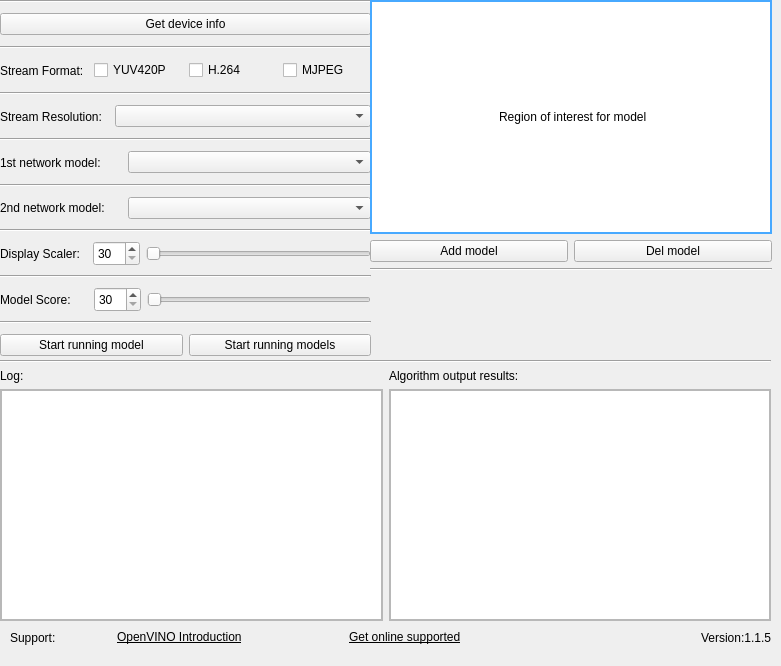
<?xml version="1.0" encoding="UTF-8"?>
<ui version="4.0">
 <class>Widget</class>
 <widget class="QWidget" name="Widget">
  <property name="geometry">
   <rect>
    <x>0</x>
    <y>0</y>
    <width>781</width>
    <height>666</height>
   </rect>
  </property>
  <property name="minimumSize">
   <size>
    <width>781</width>
    <height>666</height>
   </size>
  </property>
  <property name="maximumSize">
   <size>
    <width>10000</width>
    <height>10000</height>
   </size>
  </property>
  <property name="windowTitle">
   <string>Widget</string>
  </property>
  <widget class="QWidget" name="widget" native="true">
   <property name="geometry">
    <rect>
     <x>0</x>
     <y>0</y>
     <width>371</width>
     <height>361</height>
    </rect>
   </property>
   <layout class="QVBoxLayout" name="verticalLayout">
    <item>
     <widget class="Line" name="line">
      <property name="orientation">
       <enum>Qt::Horizontal</enum>
      </property>
     </widget>
    </item>
    <item>
     <widget class="QWidget" name="widget_7" native="true">
      <layout class="QHBoxLayout" name="horizontalLayout_10" stretch="1">
       <property name="spacing">
        <number>6</number>
       </property>
       <property name="leftMargin">
        <number>0</number>
       </property>
       <property name="topMargin">
        <number>0</number>
       </property>
       <property name="rightMargin">
        <number>0</number>
       </property>
       <property name="bottomMargin">
        <number>0</number>
       </property>
       <item>
        <widget class="QPushButton" name="check_device">
         <property name="text">
          <string>Get device info</string>
         </property>
        </widget>
       </item>
      </layout>
     </widget>
    </item>
    <item>
     <widget class="Line" name="line_5">
      <property name="orientation">
       <enum>Qt::Horizontal</enum>
      </property>
     </widget>
    </item>
    <item>
     <widget class="QWidget" name="widget_2" native="true">
      <property name="minimumSize">
       <size>
        <width>0</width>
        <height>0</height>
       </size>
      </property>
      <layout class="QHBoxLayout" name="horizontalLayout_3">
       <property name="leftMargin">
        <number>0</number>
       </property>
       <property name="topMargin">
        <number>0</number>
       </property>
       <property name="rightMargin">
        <number>0</number>
       </property>
       <property name="bottomMargin">
        <number>0</number>
       </property>
       <item>
        <widget class="QLabel" name="label">
         <property name="text">
          <string>Stream Format:</string>
         </property>
        </widget>
       </item>
       <item>
        <widget class="QCheckBox" name="yuv_stream">
         <property name="enabled">
          <bool>true</bool>
         </property>
         <property name="text">
          <string>YUV420P</string>
         </property>
         <property name="checked">
          <bool>false</bool>
         </property>
        </widget>
       </item>
       <item>
        <widget class="QCheckBox" name="h264_stream">
         <property name="enabled">
          <bool>true</bool>
         </property>
         <property name="text">
          <string>H.264</string>
         </property>
        </widget>
       </item>
       <item>
        <widget class="QCheckBox" name="mjpeg_stream">
         <property name="enabled">
          <bool>true</bool>
         </property>
         <property name="text">
          <string>MJPEG</string>
         </property>
        </widget>
       </item>
      </layout>
     </widget>
    </item>
    <item>
     <widget class="Line" name="line_2">
      <property name="orientation">
       <enum>Qt::Horizontal</enum>
      </property>
     </widget>
    </item>
    <item>
     <widget class="QWidget" name="widget_3" native="true">
      <layout class="QHBoxLayout" name="horizontalLayout" stretch="0,1">
       <property name="spacing">
        <number>6</number>
       </property>
       <property name="leftMargin">
        <number>0</number>
       </property>
       <property name="topMargin">
        <number>0</number>
       </property>
       <property name="rightMargin">
        <number>0</number>
       </property>
       <property name="bottomMargin">
        <number>0</number>
       </property>
       <item>
        <widget class="QLabel" name="label_13">
         <property name="text">
          <string>Stream Resolution:  </string>
         </property>
        </widget>
       </item>
       <item>
        <widget class="QComboBox" name="outflow_mode"/>
       </item>
      </layout>
     </widget>
    </item>
    <item>
     <widget class="Line" name="line_3">
      <property name="orientation">
       <enum>Qt::Horizontal</enum>
      </property>
     </widget>
    </item>
    <item>
     <widget class="QWidget" name="widget_4" native="true">
      <layout class="QHBoxLayout" name="horizontalLayout_2" stretch="1,2">
       <property name="leftMargin">
        <number>0</number>
       </property>
       <property name="topMargin">
        <number>0</number>
       </property>
       <property name="rightMargin">
        <number>0</number>
       </property>
       <property name="bottomMargin">
        <number>0</number>
       </property>
       <item>
        <widget class="QLabel" name="label_2">
         <property name="text">
          <string>1st network model: </string>
         </property>
        </widget>
       </item>
       <item>
        <widget class="QComboBox" name="model_1st"/>
       </item>
      </layout>
     </widget>
    </item>
    <item>
     <widget class="Line" name="line_6">
      <property name="orientation">
       <enum>Qt::Horizontal</enum>
      </property>
     </widget>
    </item>
    <item>
     <widget class="QWidget" name="widget_9" native="true">
      <layout class="QHBoxLayout" name="horizontalLayout_7" stretch="1,2">
       <property name="leftMargin">
        <number>0</number>
       </property>
       <property name="topMargin">
        <number>0</number>
       </property>
       <property name="rightMargin">
        <number>0</number>
       </property>
       <property name="bottomMargin">
        <number>0</number>
       </property>
       <item>
        <widget class="QLabel" name="label_3">
         <property name="enabled">
          <bool>true</bool>
         </property>
         <property name="text">
          <string>2nd network model:</string>
         </property>
        </widget>
       </item>
       <item>
        <widget class="QComboBox" name="model_2nd">
         <property name="enabled">
          <bool>true</bool>
         </property>
        </widget>
       </item>
      </layout>
     </widget>
    </item>
    <item>
     <widget class="Line" name="line_8">
      <property name="orientation">
       <enum>Qt::Horizontal</enum>
      </property>
     </widget>
    </item>
    <item>
     <widget class="QWidget" name="widget_11" native="true">
      <layout class="QHBoxLayout" name="horizontalLayout_8">
       <property name="spacing">
        <number>6</number>
       </property>
       <property name="leftMargin">
        <number>0</number>
       </property>
       <property name="topMargin">
        <number>0</number>
       </property>
       <property name="rightMargin">
        <number>0</number>
       </property>
       <property name="bottomMargin">
        <number>0</number>
       </property>
       <item>
        <widget class="QLabel" name="label_11">
         <property name="minimumSize">
          <size>
           <width>80</width>
           <height>25</height>
          </size>
         </property>
         <property name="text">
          <string>Display Scaler:  </string>
         </property>
        </widget>
       </item>
       <item>
        <widget class="QSpinBox" name="scale_spinbox">
         <property name="minimumSize">
          <size>
           <width>45</width>
           <height>25</height>
          </size>
         </property>
         <property name="minimum">
          <number>30</number>
         </property>
         <property name="maximum">
          <number>100</number>
         </property>
        </widget>
       </item>
       <item>
        <widget class="QSlider" name="scale_value">
         <property name="minimum">
          <number>30</number>
         </property>
         <property name="maximum">
          <number>100</number>
         </property>
         <property name="orientation">
          <enum>Qt::Horizontal</enum>
         </property>
        </widget>
       </item>
      </layout>
     </widget>
    </item>
    <item>
     <widget class="Line" name="line_7">
      <property name="orientation">
       <enum>Qt::Horizontal</enum>
      </property>
     </widget>
    </item>
    <item>
     <widget class="QWidget" name="widget_10" native="true">
      <layout class="QHBoxLayout" name="horizontalLayout_6">
       <property name="spacing">
        <number>6</number>
       </property>
       <property name="leftMargin">
        <number>0</number>
       </property>
       <property name="topMargin">
        <number>0</number>
       </property>
       <property name="rightMargin">
        <number>0</number>
       </property>
       <property name="bottomMargin">
        <number>0</number>
       </property>
       <item>
        <widget class="QLabel" name="label_12">
         <property name="minimumSize">
          <size>
           <width>80</width>
           <height>25</height>
          </size>
         </property>
         <property name="text">
          <string>Model Score:     </string>
         </property>
        </widget>
       </item>
       <item>
        <widget class="QSpinBox" name="min_score_spinbox">
         <property name="minimumSize">
          <size>
           <width>45</width>
           <height>25</height>
          </size>
         </property>
         <property name="minimum">
          <number>30</number>
         </property>
         <property name="maximum">
          <number>100</number>
         </property>
        </widget>
       </item>
       <item>
        <widget class="QSlider" name="min_score_value">
         <property name="minimum">
          <number>30</number>
         </property>
         <property name="maximum">
          <number>100</number>
         </property>
         <property name="orientation">
          <enum>Qt::Horizontal</enum>
         </property>
        </widget>
       </item>
      </layout>
     </widget>
    </item>
    <item>
     <widget class="Line" name="line_4">
      <property name="orientation">
       <enum>Qt::Horizontal</enum>
      </property>
     </widget>
    </item>
    <item>
     <widget class="QWidget" name="widget_5" native="true">
      <layout class="QHBoxLayout" name="horizontalLayout_11">
       <property name="leftMargin">
        <number>0</number>
       </property>
       <property name="topMargin">
        <number>0</number>
       </property>
       <property name="rightMargin">
        <number>0</number>
       </property>
       <property name="bottomMargin">
        <number>0</number>
       </property>
       <item>
        <widget class="QPushButton" name="load_fw_btn">
         <property name="text">
          <string>Start running model</string>
         </property>
        </widget>
       </item>
       <item>
        <widget class="QPushButton" name="two_net_model">
         <property name="text">
          <string>Start running models</string>
         </property>
        </widget>
       </item>
      </layout>
     </widget>
    </item>
   </layout>
  </widget>
  <widget class="QWidget" name="widget_6" native="true">
   <property name="geometry">
    <rect>
     <x>370</x>
     <y>0</y>
     <width>402</width>
     <height>271</height>
    </rect>
   </property>
   <layout class="QGridLayout" name="gridLayout_2">
    <item row="0" column="0" colspan="2">
     <widget class="roi_label" name="roi_setting_area">
      <property name="minimumSize">
       <size>
        <width>384</width>
        <height>216</height>
       </size>
      </property>
      <property name="cursor">
       <cursorShape>ArrowCursor</cursorShape>
      </property>
      <property name="styleSheet">
       <string notr="true">background-color: rgb(255, 255, 255);
border:2px solid rgb(71, 169, 255);</string>
      </property>
      <property name="text">
       <string> Region of interest for model</string>
      </property>
      <property name="alignment">
       <set>Qt::AlignCenter</set>
      </property>
     </widget>
    </item>
    <item row="1" column="0">
     <widget class="QPushButton" name="Add_widget">
      <property name="text">
       <string>Add model</string>
      </property>
     </widget>
    </item>
    <item row="1" column="1">
     <widget class="QPushButton" name="Del_widget">
      <property name="text">
       <string>Del model</string>
      </property>
     </widget>
    </item>
    <item row="2" column="0" colspan="2">
     <widget class="Line" name="line_9">
      <property name="orientation">
       <enum>Qt::Horizontal</enum>
      </property>
     </widget>
    </item>
   </layout>
  </widget>
  <widget class="QWidget" name="widget_8" native="true">
   <property name="geometry">
    <rect>
     <x>0</x>
     <y>360</y>
     <width>771</width>
     <height>261</height>
    </rect>
   </property>
   <layout class="QGridLayout" name="gridLayout_4">
    <item row="1" column="0">
     <widget class="QLabel" name="label_9">
      <property name="text">
       <string>Log:</string>
      </property>
     </widget>
    </item>
    <item row="2" column="0">
     <widget class="QScrollArea" name="scrollArea">
      <property name="widgetResizable">
       <bool>true</bool>
      </property>
      <widget class="QWidget" name="scrollAreaWidgetContents">
       <property name="geometry">
        <rect>
         <x>0</x>
         <y>0</y>
         <width>372</width>
         <height>212</height>
        </rect>
       </property>
       <layout class="QHBoxLayout" name="horizontalLayout_4">
        <property name="leftMargin">
         <number>0</number>
        </property>
        <property name="topMargin">
         <number>0</number>
        </property>
        <property name="rightMargin">
         <number>0</number>
        </property>
        <property name="bottomMargin">
         <number>0</number>
        </property>
        <item>
         <widget class="QTextBrowser" name="log_area"/>
        </item>
       </layout>
      </widget>
     </widget>
    </item>
    <item row="1" column="1">
     <widget class="QLabel" name="label_10">
      <property name="text">
       <string>Algorithm output results:</string>
      </property>
     </widget>
    </item>
    <item row="2" column="1">
     <widget class="QScrollArea" name="scrollArea_2">
      <property name="widgetResizable">
       <bool>true</bool>
      </property>
      <widget class="QWidget" name="scrollAreaWidgetContents_2">
       <property name="geometry">
        <rect>
         <x>0</x>
         <y>0</y>
         <width>371</width>
         <height>212</height>
        </rect>
       </property>
       <layout class="QHBoxLayout" name="horizontalLayout_5">
        <property name="leftMargin">
         <number>0</number>
        </property>
        <property name="topMargin">
         <number>0</number>
        </property>
        <property name="rightMargin">
         <number>0</number>
        </property>
        <property name="bottomMargin">
         <number>0</number>
        </property>
        <item>
         <widget class="QTextBrowser" name="algo_area"/>
        </item>
       </layout>
      </widget>
     </widget>
    </item>
    <item row="0" column="0" colspan="2">
     <widget class="Line" name="line_10">
      <property name="orientation">
       <enum>Qt::Horizontal</enum>
      </property>
     </widget>
    </item>
   </layout>
  </widget>
  <widget class="QWidget" name="widget_12" native="true">
   <property name="geometry">
    <rect>
     <x>10</x>
     <y>620</y>
     <width>761</width>
     <height>35</height>
    </rect>
   </property>
   <layout class="QHBoxLayout" name="horizontalLayout_9" stretch="1,1,1,1,2,1">
    <item>
     <widget class="QLabel" name="label_15">
      <property name="text">
       <string>Support:</string>
      </property>
     </widget>
    </item>
    <item>
     <widget class="browserlabel" name="web_label1">
      <property name="cursor">
       <cursorShape>PointingHandCursor</cursorShape>
      </property>
      <property name="text">
       <string>&lt;html&gt;&lt;head/&gt;&lt;body&gt;&lt;p&gt;&lt;span style=&quot; text-decoration: underline;&quot;&gt;OpenVINO Introduction&lt;/span&gt;&lt;/p&gt;&lt;/body&gt;&lt;/html&gt;</string>
      </property>
     </widget>
    </item>
    <item>
     <spacer name="horizontalSpacer_4">
      <property name="orientation">
       <enum>Qt::Horizontal</enum>
      </property>
      <property name="sizeHint" stdset="0">
       <size>
        <width>40</width>
        <height>20</height>
       </size>
      </property>
     </spacer>
    </item>
    <item>
     <widget class="browserlabel" name="web_label3">
      <property name="cursor">
       <cursorShape>PointingHandCursor</cursorShape>
      </property>
      <property name="text">
       <string>&lt;html&gt;&lt;head/&gt;&lt;body&gt;&lt;p&gt;&lt;span style=&quot; text-decoration: underline;&quot;&gt;Get online supported&lt;/span&gt;&lt;/p&gt;&lt;/body&gt;&lt;/html&gt;</string>
      </property>
     </widget>
    </item>
    <item>
     <spacer name="horizontalSpacer_6">
      <property name="orientation">
       <enum>Qt::Horizontal</enum>
      </property>
      <property name="sizeHint" stdset="0">
       <size>
        <width>40</width>
        <height>20</height>
       </size>
      </property>
     </spacer>
    </item>
    <item>
     <widget class="QLabel" name="version_label">
      <property name="text">
       <string>Version:1.1.5</string>
      </property>
      <property name="alignment">
       <set>Qt::AlignRight|Qt::AlignTrailing|Qt::AlignVCenter</set>
      </property>
     </widget>
    </item>
   </layout>
  </widget>
 </widget>
 <customwidgets>
  <customwidget>
   <class>roi_label</class>
   <extends>QLabel</extends>
   <header location="global">my_class/roi_label.h</header>
  </customwidget>
  <customwidget>
   <class>browserlabel</class>
   <extends>QLabel</extends>
   <header location="global">my_class/browserlabel.h</header>
  </customwidget>
 </customwidgets>
 <resources/>
 <connections>
  <connection>
   <sender>model_1st</sender>
   <signal>currentTextChanged(QString)</signal>
   <receiver>Widget</receiver>
   <slot>model_1st_changed()</slot>
   <hints>
    <hint type="sourcelabel">
     <x>352</x>
     <y>179</y>
    </hint>
    <hint type="destinationlabel">
     <x>0</x>
     <y>113</y>
    </hint>
   </hints>
  </connection>
  <connection>
   <sender>model_2nd</sender>
   <signal>currentTextChanged(QString)</signal>
   <receiver>Widget</receiver>
   <slot>model_2nd_changed()</slot>
   <hints>
    <hint type="sourcelabel">
     <x>352</x>
     <y>237</y>
    </hint>
    <hint type="destinationlabel">
     <x>0</x>
     <y>201</y>
    </hint>
   </hints>
  </connection>
  <connection>
   <sender>yuv_stream</sender>
   <signal>clicked(bool)</signal>
   <receiver>Widget</receiver>
   <slot>yuv_selected()</slot>
   <hints>
    <hint type="sourcelabel">
     <x>243</x>
     <y>61</y>
    </hint>
    <hint type="destinationlabel">
     <x>0</x>
     <y>17</y>
    </hint>
   </hints>
  </connection>
  <connection>
   <sender>h264_stream</sender>
   <signal>clicked(bool)</signal>
   <receiver>Widget</receiver>
   <slot>h264_selected()</slot>
   <hints>
    <hint type="sourcelabel">
     <x>361</x>
     <y>61</y>
    </hint>
    <hint type="destinationlabel">
     <x>0</x>
     <y>11</y>
    </hint>
   </hints>
  </connection>
  <connection>
   <sender>mjpeg_stream</sender>
   <signal>clicked(bool)</signal>
   <receiver>Widget</receiver>
   <slot>mjpeg_selected()</slot>
   <hints>
    <hint type="sourcelabel">
     <x>243</x>
     <y>84</y>
    </hint>
    <hint type="destinationlabel">
     <x>0</x>
     <y>82</y>
    </hint>
   </hints>
  </connection>
  <connection>
   <sender>min_score_spinbox</sender>
   <signal>valueChanged(int)</signal>
   <receiver>min_score_value</receiver>
   <slot>setValue(int)</slot>
   <hints>
    <hint type="sourcelabel">
     <x>122</x>
     <y>271</y>
    </hint>
    <hint type="destinationlabel">
     <x>352</x>
     <y>290</y>
    </hint>
   </hints>
  </connection>
  <connection>
   <sender>min_score_value</sender>
   <signal>valueChanged(int)</signal>
   <receiver>min_score_spinbox</receiver>
   <slot>setValue(int)</slot>
   <hints>
    <hint type="sourcelabel">
     <x>352</x>
     <y>290</y>
    </hint>
    <hint type="destinationlabel">
     <x>163</x>
     <y>295</y>
    </hint>
   </hints>
  </connection>
  <connection>
   <sender>scale_spinbox</sender>
   <signal>valueChanged(int)</signal>
   <receiver>scale_value</receiver>
   <slot>setValue(int)</slot>
   <hints>
    <hint type="sourcelabel">
     <x>525</x>
     <y>338</y>
    </hint>
    <hint type="destinationlabel">
     <x>593</x>
     <y>338</y>
    </hint>
   </hints>
  </connection>
  <connection>
   <sender>scale_value</sender>
   <signal>valueChanged(int)</signal>
   <receiver>scale_spinbox</receiver>
   <slot>setValue(int)</slot>
   <hints>
    <hint type="sourcelabel">
     <x>653</x>
     <y>342</y>
    </hint>
    <hint type="destinationlabel">
     <x>513</x>
     <y>340</y>
    </hint>
   </hints>
  </connection>
 </connections>
 <slots>
  <slot>model_1st_changed()</slot>
  <slot>model_2nd_changed()</slot>
  <slot>h264_selected()</slot>
  <slot>mjpeg_selected()</slot>
  <slot>h265_selected()</slot>
  <slot>yuv_selected()</slot>
 </slots>
</ui>
